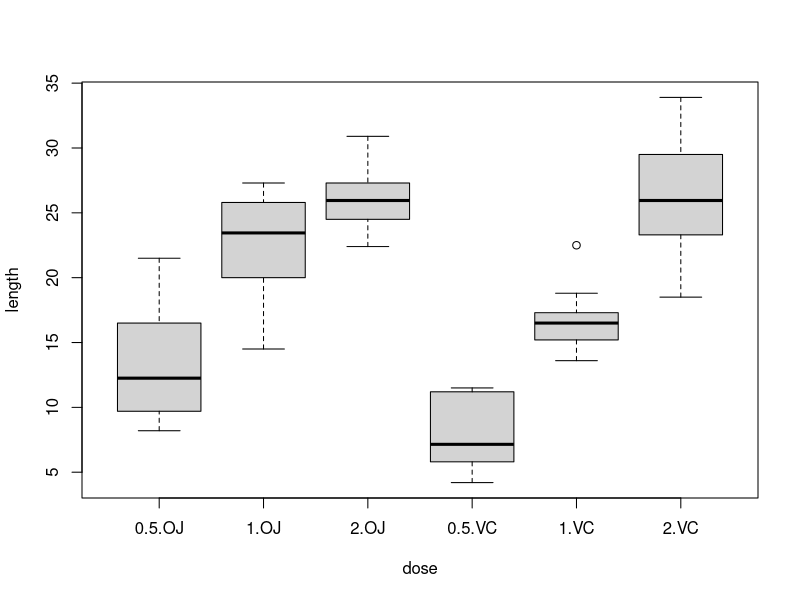

Write the R code that produced this figure. (Note: this script raises an error after producing the figure.)
## ---- chunk 1

library(datasets)
attach(ToothGrowth)
detach(ToothGrowth)
boxplot( len ~ interaction(dose,supp), data=ToothGrowth,xlab="dose",ylab="length" )

#boxplot( len ~ interaction(supp,dose), data=ToothGrowth, xlab="dose",ylab="length")
## ---- chunk 2
t.test(ToothGrowth$len~ToothGrowth$supp)

## ---- chunk 3

t5_and_1 <- subset(ToothGrowth,  dose %in% c(0.5, 1)) #1
t5_and_2 <- subset(ToothGrowth,  dose %in% c(0.5, 2)) #2
t2_and_1 <- subset(ToothGrowth,  dose %in% c(2, 1))    #3


Test_05_1 <-t.test(len ~ dose, data =t5_and_1)##1
Test_05_2 <-t.test(len ~ dose, data = t5_and_2)##2
dose_2_1  <-t.test(len ~ dose, data = t2_and_1)##3
df<-data.frame("LowCOnf"=round(c(
            Test_05_1$conf[1],
            Test_05_2$conf[1],
            dose_2_1$conf[1]),3),
            "HightConf"=round(c(
            Test_05_1$conf[2],
            Test_05_2$conf[2],
            dose_2_1$conf[2]),3),
            "P.Value"=c(
            round(Test_05_1$p.value,10),
            round(Test_05_2$p.value,17),
            round(dose_2_1$p.value,8)),
            "Test"=c("0.5 vs 1","0.5 vs 2","2 vs 1")
)
           
df
## ---- chunk 4


detach(ToothGrowth)
